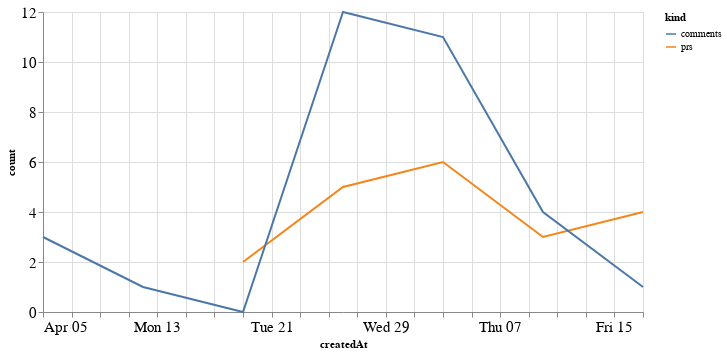

Notebook cell for this chart:
### Code cell
alt.Chart(total_time, width=600).mark_line().encode(
    x='createdAt',
    y='count',
    color='kind'
)

### Figure 1 — Vega-Lite specification as saved in the notebook (floating-point values rounded to 4 significant figures)
{"config": {"axisLeft": {"labelFontSize": 15}, "axisBottom": {"labelFontSize": 15}}, "data": {"name": "data-bdc12930d0d1b76f6c727edc1d297043"}, "mark": "line", "encoding": {"color": {"type": "nominal", "field": "kind"}, "x": {"type": "temporal", "field": "createdAt"}, "y": {"type": "quantitative", "field": "count"}}, "width": 600, "$schema": "https://vega.github.io/schema/vega-lite/v4.0.2.json", "datasets": {"data-bdc12930d0d1b76f6c727edc1d297043": [{"createdAt": "2020-04-19T00:00:00", "kind": "prs", "count": 2.0}, {"createdAt": "2020-04-26T00:00:00", "kind": "prs", "count": 5.0}, {"createdAt": "2020-05-03T00:00:00", "kind": "prs", "count": 6.0}, {"createdAt": "2020-05-10T00:00:00", "kind": "prs", "count": 3.0}, {"createdAt": "2020-05-17T00:00:00", "kind": "prs", "count": 4.0}, {"createdAt": "2020-04-05T00:00:00", "kind": "prs", "count": null}, {"createdAt": "2020-04-12T00:00:00", "kind": "prs", "count": null}, {"createdAt": "2020-04-19T00:00:00", "kind": "comments", "count": 0.0}, {"createdAt": "2020-04-26T00:00:00", "kind": "comments", "count": 12.0}, {"createdAt": "2020-05-03T00:00:00", "kind": "comments", "count": 11.0}, {"createdAt": "2020-05-10T00:00:00", "kind": "comments", "count": 4.0}, {"createdAt": "2020-05-17T00:00:00", "kind": "comments", "count": 1.0}, {"createdAt": "2020-04-05T00:00:00", "kind": "comments", "count": 3.0}, {"createdAt": "2020-04-12T00:00:00", "kind": "comments", "count": 1.0}]}}
